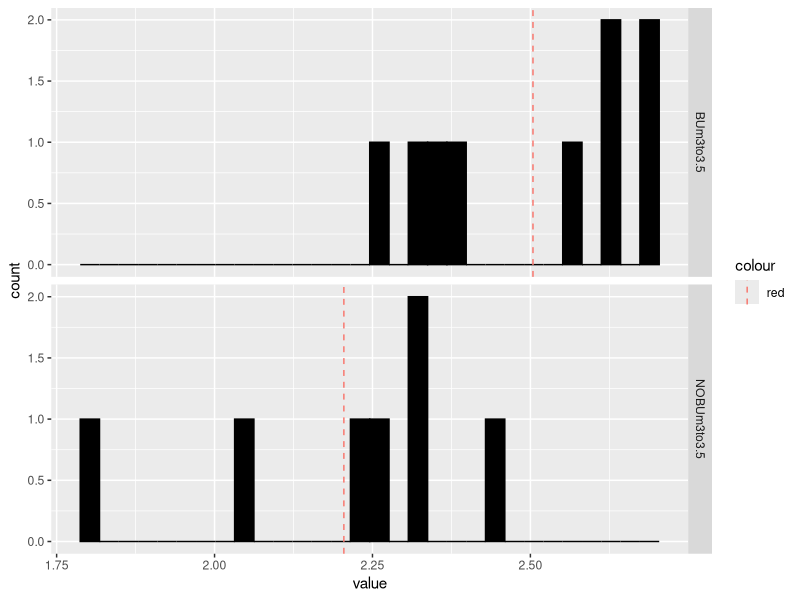
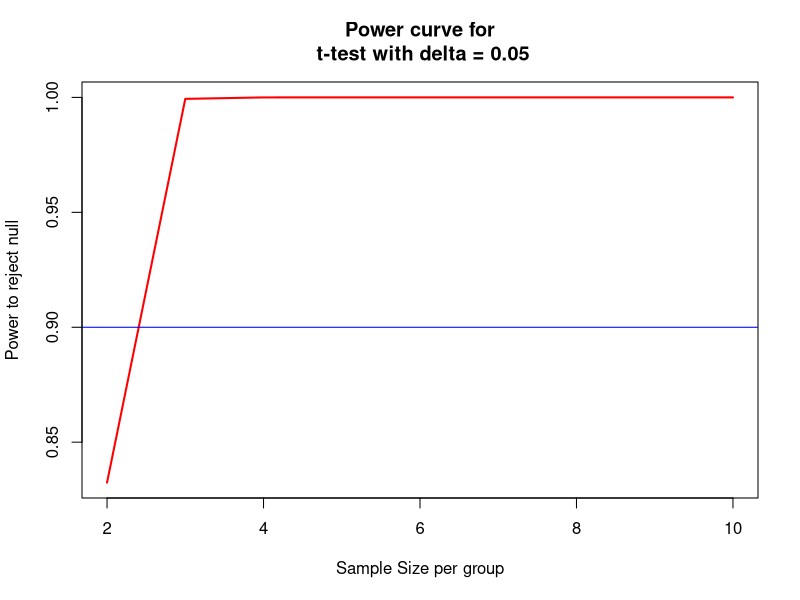

Source code (R) for these figures, in order:
##cargamos la tabla de abundancia
abund_table = read.csv("ALSG93AGenus.csv",row.names=1, check.names=FALSE)
abund_table_t<-t(abund_table)

##calculamos la diversidad Shannon 
library(vegan)
#Se usa la funcion diversidad del paquete vegan para calcular el indice Shannon
#Se realiza el dataframe del indice de Shannnon
H<-diversity(abund_table_t, "shannon")
df_H<-data.frame(sample=names(H),value=H,measure=rep("Shannon", length(H)))
#Se obtiene la informacion agrupada para los datps de la muestra
df_H$Group <- with(df_H, ifelse(as.factor(sample)%in% c("A11-28F","A12-28F",
"A13-28F","A14-28F","A15-28F","A16-28F"),c("G93m1"), 
ifelse(as.factor(sample)%in% c("A21-28F","A22-28F","A23-28F","A24-28F",
                               "A25-28F","A26-28F"),c("WTm1"),
       ifelse(as.factor(sample)%in% c("C11-28F","C12-28F","C13-28F"),c("G93m4"),
              ifelse(as.factor(sample)%in% c("C21-28F","C22-28F","C23-28F"),
                     c("WTm4"),ifelse(as.factor(sample)%in% c("B11-28F",
                     "B12-28F","B13-28F","B14-28F","B15-28F","D11-28F",
                     "D12-28F","D13-28F","D14-28F"),c("BUm3to3.5"),
                     c("NOBUm3to3.5")))))))

df_H
#El conjunto de datos incluye datos de muestra de los meses 1, 3, 3,5 y 4. 
#Nos interesa en las comparaciones del tratamiento frente al no tratamiento 
#durante los meses 3 y 3,5. Así que los datos de 3 a 3,5 meses como se indica a
#continuación:
library(dplyr)
df_H_G6 <- select(df_H, Group,value)
df_H_G93BUm3 <- filter(df_H_G6,Group=="BUm3to3.5"|Group=="NOBUm3to3.5")
df_H_G93BUm3
library(ggplot2)
#dividir la trama en múltiples paneles
p<-ggplot(df_H_G93BUm3, aes(x=value))+
  geom_histogram(color="black",fill="black")+
  facet_grid(Group ~ .)
#Calcular la media de cada grupo
#calcular la diversidad promedio de Shannon de cada grupo usando el paquete Plyr
library(plyr)
mu <- ddply(df_H_G93BUm3, "Group", summarise, grp.mean=mean(value))
head(mu)
#agrega las lineas de la media
p+geom_vline(data=mu, aes(xintercept=grp.mean, color="red"),
             linetype="dashed")



##5.2.3 Cálculo de la potencia o el tamaño de la muestra mediante la función R power.t.test
#Dado que se desconoce la desviación estándar de la diferencia de medias,
#es necesario estimarlo

aggregate(value ~ Group, 
          df_H_G93BUm3,
          mean)

#Group value
#1   BUm3to3.5 2.504
#2 NOBUm3to3.5 2.205



aggregate(value ~ Group, df_H_G93BUm3,var)

#Group   value
#1   BUm3to3.5 0.02892
#2 NOBUm3to3.5 0.04349

n1 <- 9
n2 <-7
s1<-sqrt(0.02892)
s1
#[1] 0.1701
s2<-sqrt(0.04349)
s2
#[1] 0.2085
s=sqrt((n1-1)*s1^2+(n2-1)*s2^2)/(n1+n2-2)
s
#[1] 0.05012

power.t.test(n=2:10,delta=2.504-2.205,sd=0.05012)
df_P <-data.frame(n,power)
df_P

n = c(2, 3, 4, 5, 6, 7, 8, 9, 10)  
power = c(0.8324, 0.9994, 1.0000, 1.0000, 1.0000, 1.0000, 1.0000, 1.0000, 1.0000)

power <- sapply(n, function (x) power.t.test(n=x, delta=2.504-2.205,sd=0.05012)$power)
plot(n, power, xlab  = "Sample Size per group", ylab  = "Power to reject null",
     main="Power curve for\n t-test with delta = 0.05",
     lwd=2, col="red", type="l")

abline(h = 0.90, col="blue")


power.t.test(n=2:10,delta=2.504-2.205,sd=0.05012, type = "one.sample" )


#5.3 Power Analysis for Comparing Diversity Across More than Two Groups Using 
#    ANOVA	
df_H_G93WTm1N4 <- filter(df_H_G6,Group%in%c("G93m1","WTm1","G93m4","WTm4"))
df_H_G93WTm1N4 

fit = lm(formula = value~Group,data=df_H_G93WTm1N4)
anova (fit)


library(pwr)
pwr.anova.test(f= 0.23,k=4,n=45:55,sig.level=0.05)
